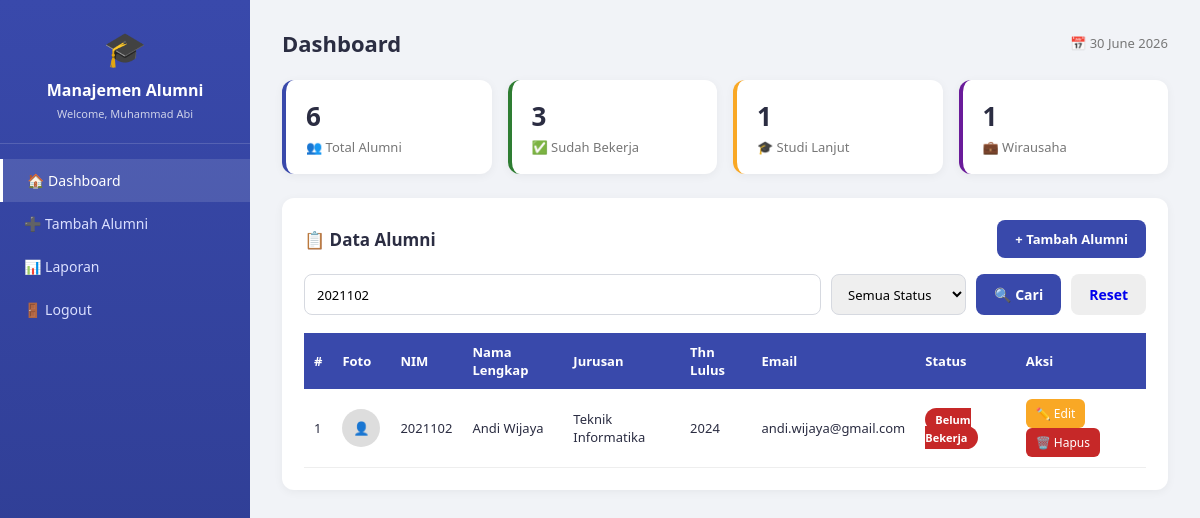
/view/alumni/dashboard.php?keyword=2021102 (signed in), run on the app's committed database.
### tables this page shows
CREATE TABLE IF NOT EXISTS alumni (
    id INT AUTO_INCREMENT PRIMARY KEY,
    nim VARCHAR(20) NOT NULL UNIQUE,
    nama_lengkap VARCHAR(100) NOT NULL,
    jurusan VARCHAR(100) NOT NULL,
    tahun_lulus YEAR NOT NULL,
    email VARCHAR(100) NOT NULL,
    no_telepon VARCHAR(20) NOT NULL,
    pekerjaan_saat_ini VARCHAR(100) DEFAULT '-',
    alamat TEXT,
    foto VARCHAR(255) DEFAULT NULL,
    status ENUM('Bekerja','Belum Bekerja','Wirausaha','Studi Lanjut') DEFAULT 'Belum Bekerja',
    created_at TIMESTAMP DEFAULT CURRENT_TIMESTAMP,
    updated_at TIMESTAMP DEFAULT CURRENT_TIMESTAMP ON UPDATE CURRENT_TIMESTAMP
);

### controller/AlumniController.php (called while the page is built, shortened)
<?php
require_once __DIR__ . '/../model/Alumni.php';
class AlumniController
{
    private $alumniModel;
    public function __construct()
    {
        $database = new Database();
        $db = $database->getConnection();
        $this->alumniModel = new Alumni($db);
    }
    public function getData($keyword = '', $status = '')
    {
        if (!empty($keyword) || !empty($status)) {
            return $this->alumniModel->search($keyword, $status);
        }
        return $this->alumniModel->getAll();
    }
    public function getStats()
    {
        return [
            'total' => $this->alumniModel->countAll(),
            'bekerja' => $this->alumniModel->countByStatus('Bekerja'),
            'belum_bekerja' => $this->alumniModel->countByStatus('Belum Bekerja'),
            'wirausaha' => $this->alumniModel->countByStatus('Wirausaha'),
            'studi_lanjut' => $this->alumniModel->countByStatus('Studi Lanjut'),
        ];
    }
}

### model/Model.php (called while the page is built, shortened)
<?php
abstract class Model
{
    public function __construct($db)
    {
        $this->conn = $db;
    }
}

### model/Alumni.php (called while the page is built, shortened)
<?php
require_once __DIR__ . '/Model.php';
class Alumni extends Model
{
    protected $table = "alumni";
    public function search($keyword = '', $status = '')
    {
        $sql = "SELECT * FROM {$this->table} WHERE
                (nim LIKE :keyword OR nama_lengkap LIKE :keyword OR jurusan LIKE :keyword OR email LIKE :keyword)";
        $sql .= " ORDER BY id DESC";
        $stmt = $this->conn->prepare($sql);
        $kw = "%" . $keyword . "%";
        $stmt->bindParam(':keyword', $kw);
        $stmt->execute();
        return $stmt->fetchAll(PDO::FETCH_ASSOC);
    }
    public function countAll()
    {
        return $this->conn->query("SELECT COUNT(*) AS total FROM {$this->table}")->fetch(PDO::FETCH_ASSOC)['total'];
    }
    public function countByStatus($status)
    {
        $stmt = $this->conn->prepare("SELECT COUNT(*) AS total FROM {$this->table} WHERE status = :status");
        $stmt->bindParam(':status', $status);
        $stmt->execute();
        return $stmt->fetch(PDO::FETCH_ASSOC)['total'];
    }
}

### view/alumni/dashboard.php (the view, shortened to what this page needs)
<?php
require_once __DIR__ . '/../../controller/AlumniController.php';
$controller = new AlumniController();
$keyword = trim($_GET['keyword'] ?? '');
$statusFilter = $_GET['status'] ?? '';
$data = $controller->getData($keyword, $statusFilter);
$stats = $controller->getStats();
function badgeClass($status) {
    return match ($status) {
        'Bekerja' => 'bekerja',
        'Belum Bekerja' => 'belum',
        'Wirausaha' => 'wirausaha',
        'Studi Lanjut' => 'studi',
        default => 'belum',
    };
}
?>
<!DOCTYPE html>
<html lang="id">
<head>
    <link rel="stylesheet" href="../../public/css/style.css">
</head>
<body>
<div class="layout">
    <?php include __DIR__ . '/../layout/sidebar.php'; ?>
    <div class="main-content">
        <div class="topbar">
            <h1>Dashboard</h1>
            <div class="date">📅 <?= date('d F Y') ?></div>
        </div>
        <div class="stat-grid">
            <div class="stat-card">
                <h4><?= $stats['total'] ?></h4>
                <p>👥 Total Alumni</p>
            </div>
            <div class="stat-card green">
                <h4><?= $stats['bekerja'] ?></h4>
                <p>✅ Sudah Bekerja</p>
            </div>
            <div class="stat-card yellow">
                <h4><?= $stats['studi_lanjut'] ?></h4>
                <p>🎓 Studi Lanjut</p>
            </div>
            <div class="stat-card purple">
                <h4><?= $stats['wirausaha'] ?></h4>
                <p>💼 Wirausaha</p>
            </div>
        </div>
        <div class="panel">
            <div class="panel-head">
                <h3>📋 Data Alumni</h3>
                <a href="tambah.php" class="btn-add">+ Tambah Alumni</a>
            </div>
            <form method="GET" class="search-bar" style="margin-bottom:18px;">
                <input type="text" name="keyword" placeholder="Cari NIM, nama, jurusan, email..." value="<?= htmlspecialchars($keyword) ?>" style="flex:1;min-width:200px;">
                <select name="status">
                    <option value="">Semua Status</option>
                </select>
                <button type="submit" class="btn btn-primary" style="width:auto;">🔍 Cari</button>
                <a href="dashboard.php" class="btn" style="background:#eee;width:auto;">Reset</a>
            </form>
            <div style="overflow-x:auto;">
            <table>
                <thead>
                <tr>
                    <th>#</th>
                    <th>Foto</th>
                    <th>NIM</th>
                    <th>Nama Lengkap</th>
                    <th>Jurusan</th>
                    <th>Thn Lulus</th>
                    <th>Email</th>
                    <th>Status</th>
                    <th>Aksi</th>
                </tr>
                </thead>
                <tbody>
                <?php if (empty($data)): ?>
                    <tr><td colspan="9" class="empty-state">Tidak ada data ditemukan</td></tr>
                <?php else: ?>
                    <?php foreach ($data as $i => $row): ?>
                        <tr>
                            <td><?= $i + 1 ?></td>
                            <td>
                                <?php if (!empty($row['foto'])): ?>
                                    <img src="../../public/uploads/<?= htmlspecialchars($row['foto']) ?>" class="foto-thumb">
                                <?php else: ?>
                                    <div class="foto-thumb" style="background:#ddd;display:flex;align-items:center;justify-content:center;">👤</div>
                                <?php endif; ?>
                            </td>
                            <td><?= htmlspecialchars($row['nim']) ?></td>
                            <td><?= htmlspecialchars($row['nama_lengkap']) ?></td>
                            <td><?= htmlspecialchars($row['jurusan']) ?></td>
                            <td><?= htmlspecialchars($row['tahun_lulus']) ?></td>
                            <td><?= htmlspecialchars($row['email']) ?></td>
                            <td><span class="badge <?= badgeClass($row['status']) ?>"><?= htmlspecialchars($row['status']) ?></span></td>
                            <td class="action-btns">
                                <a href="edit.php?id=<?= $row['id'] ?>" class="btn-edit">✏️ Edit</a>
                                <a href="dashboard.php?delete=<?= $row['id'] ?>" class="btn-delete" onclick="return confirm('Yakin ingin menghapus data ini?')">🗑️ Hapus</a>
                            </td>
                        </tr>
                    <?php endforeach; ?>
                <?php endif; ?>
                </tbody>
            </table>
            </div>
        </div>
    </div>
</div>
</body>
</html>

### public/css/style.css (style rules this page uses)
* { margin: 0; padding: 0; box-sizing: border-box; font-family: 'Segoe UI', Tahoma, sans-serif; }
body { background: #f1f3f7; color: #2b2d42; }
.btn { display: inline-block; border: none; cursor: pointer; padding: 11px 18px; border-radius: 8px; font-size: 14px; font-weight: 600; text-decoration: none; text-align: center; transition: 0.2s; }
.btn-primary { background: #3949ab; color: #fff; width: 100%; }
.layout { display: flex; min-height: 100vh; }
.main-content { flex: 1; padding: 28px 32px; overflow-x: auto; }
.topbar { display: flex; justify-content: space-between; align-items: center; margin-bottom: 22px; }
.topbar h1 { font-size: 22px; }
.topbar .date { font-size: 13px; color: #777; }
.stat-grid { display: grid; grid-template-columns: repeat(auto-fit, minmax(180px, 1fr)); gap: 16px; margin-bottom: 24px; }
.stat-card { background: #fff; border-radius: 12px; padding: 18px 20px; box-shadow: 0 2px 10px rgba(0,0,0,0.05); border-left: 4px solid #3949ab; }
.stat-card h4 { font-size: 26px; }
.stat-card p { font-size: 13px; color: #777; margin-top: 4px; }
.stat-card.green { border-color: #2e7d32; }
.stat-card.yellow { border-color: #f9a825; }
.stat-card.purple { border-color: #6a1b9a; }
.panel { background: #fff; border-radius: 12px; padding: 22px; box-shadow: 0 2px 10px rgba(0,0,0,0.05); margin-bottom: 22px; }
.panel-head { display: flex; justify-content: space-between; align-items: center; margin-bottom: 16px; flex-wrap: wrap; gap: 10px; }
.panel-head h3 { font-size: 17px; }
.search-bar { display: flex; gap: 10px; flex-wrap: wrap; }
.search-bar input, .search-bar select { padding: 9px 12px; border: 1px solid #d6d9e0; border-radius: 8px; font-size: 13px; }
table { width: 100%; border-collapse: collapse; font-size: 13px; }
table th { background: #3949ab; color: #fff; padding: 10px; text-align: left; }
table td { padding: 10px; border-bottom: 1px solid #eee; vertical-align: middle; }
.badge { padding: 4px 10px; border-radius: 20px; font-size: 11px; font-weight: 700; color: #fff; }
.badge.belum { background: #c62828; }
.action-btns a { display: inline-block; padding: 6px 10px; border-radius: 6px; font-size: 12px; text-decoration: none; margin-right: 4px; color: #fff; }
.btn-edit { background: #f9a825; }
.btn-delete { background: #c62828; }
.btn-add { background: #3949ab; color: #fff; padding: 10px 18px; border-radius: 8px; text-decoration: none; font-size: 13px; font-weight: 600; }
.foto-thumb { width: 38px; height: 38px; border-radius: 50%; object-fit: cover; }

### data on the page
alumni: nim "2021102", nama_lengkap "Andi Wijaya", jurusan "Teknik Informatika", tahun_lulus "2024", email "andi.wijaya@gmail.com", status "Belum Bekerja"

### other printed values
$_SESSION['nama_lengkap'] "Muhammad Abi"
$stats['total'] "6"
$stats['bekerja'] "3"
$stats['studi_lanjut'] "1"
$stats['wirausaha'] "1"
